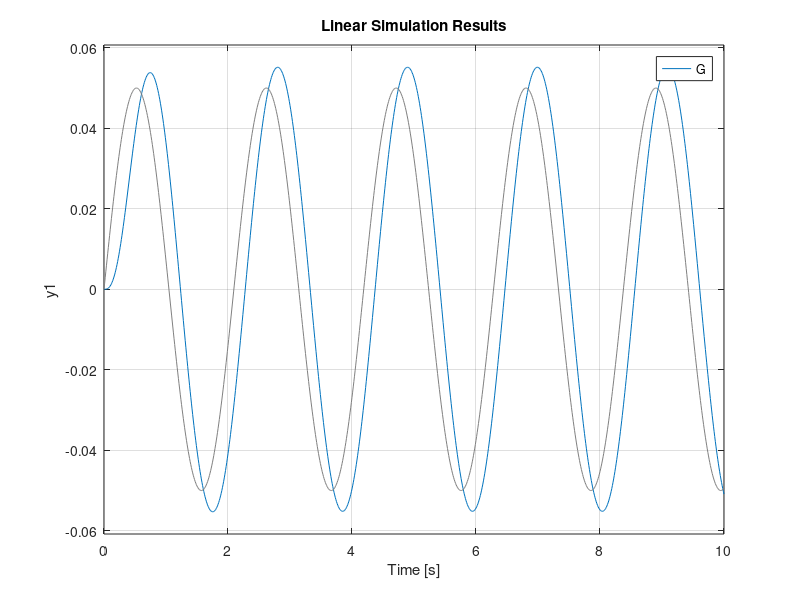
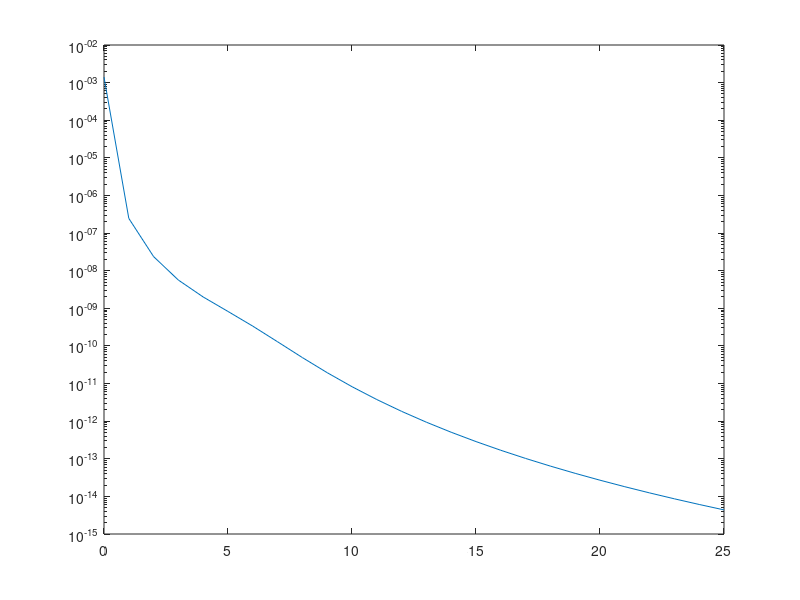

Reproduce these figures in MATLAB, in order.
clc;
clear all;
% close all;

%%task 2
t = 1:0.01:10;
excitation_sin = 0.05*sin(3*t);

m_p = 0.16; %kg
c_p = 0.4; %Ns/m
k_p = 6.32; %N/m
w_n = sqrt(k_p/m_p);
zeta= c_p/(2*sqrt(k_p*m_p));
% c_p1 = 0;
% d_d = 2*zeta*w_n*m_p;
% d_p = (w_n)^2*m_p - k_p;
coeff= 0;
% d_d_mat=[0.01 0.1 1 10 100  ];
% d_p_mat=[0.01 0.1 1 10 100  ];
% for l1=1:length(d_d_mat)
%     d_d=d_d_mat(l1);
%  for l2=1:length(d_p_mat)
%     d_p=d_p_mat(l2);
% for d_d=0:0.2:1
%     for d_p=0:0.2:1
% coeff=coeff +1;    
% H = tf([0,2*zeta*w_n,w_n^2],[1,2*zeta*w_n,w_n^2]);
d_d = 1;
% d_d= 2*m_p*w_n; %crtically damped
d_p = 0;
G = tf([0,0,k_p],[m_p,d_d,k_p+d_p]);
% bode(G)
%% sine excitation
t = 0:0.01:10;
excitation_sin = 0.05*sin(3*t);

% figure()
% plot(t,excitation_sin)

figure()
lsim(G,excitation_sin,t) % sine excitation

 %% Impulse
stepinput = 0.05*ones([1 length(t)]);
for i = 101:length(t)
   stepinput(i) = 0; 
end

figure()
lsim(G,stepinput,t) % impulse excitation

 %%PSD
w = 0:25;
PSD = (4.028e-7)./((2.88e-4)+(0.68*w.^2)+w.^4);
Hfreqdomain = freqresp(G,w);
G = abs(Hfreqdomain(:))';
PSD = G.^2.*PSD;

semilogy(w,PSD)


w_calc= sqrt((k_p+d_p)/m_p);
zeta_calc = d_d / (2*m_p*w_n);
% utsav(1,coeff)=d_d;
% utsav(2,coeff)=d_p;
%  end
% end
